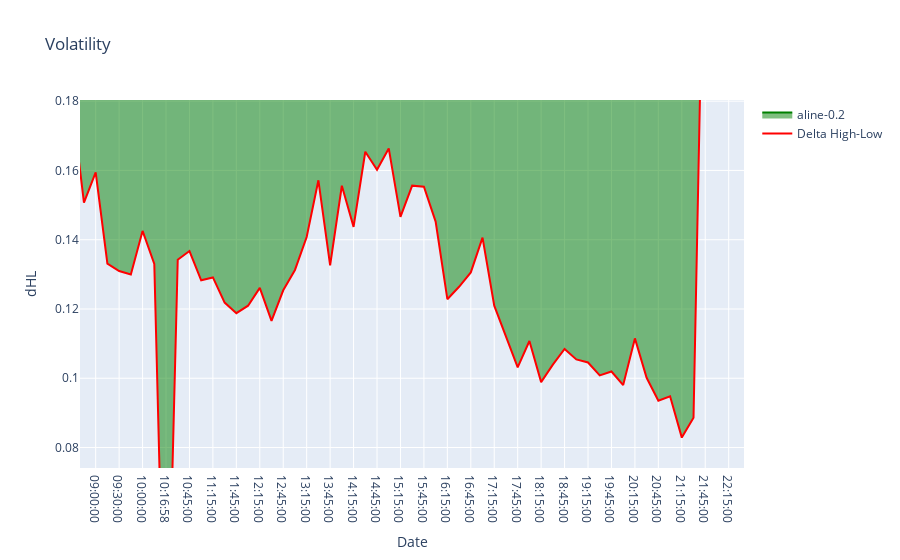

Here is the notebook cell this chart was saved with:
### Markdown cell above
### Graph volatility

### Code cell
# Graph_volatility for formalize strtgy
from plotly.offline import download_plotlyjs, init_notebook_mode, plot, iplot
import plotly
import plotly.graph_objs as go

lm_f = lambda s: [0.2 for _ in range(GT.shape[0])]

init_notebook_mode(connected=True)
# создаем traces для визуализации
trace0 = go.Scatter(
    x=list(GT.index),
    y=list(GT['dHL'].values),
#     mode = 'markers+lines',
    name = 'Delta High-Low',
    line=dict(
                color="Red",
                width=2,
#                 dash="dashdot",
            ),
#     fill = 'toself',
    
)

trace1 = go.Scatter(
    x=list(GT.index),
    y=list(lm_f(777)),
#     mode = 'markers+lines',
    name = 'aline-0.2',
    line=dict(
                color="Green",
                width=2,
#                 dash="dashdot",
            ),
#     fill = 'toself',
    fill='tonexty',
)

# trace2 = go.Scatter(
#     x=list(pd.DataFrame(pred.predicted_mean).index),
#     y=list(pd.DataFrame(pred.predicted_mean)[0]),
# #     mode = 'markers+lines',
#     name = 'F_High',
#     line=dict(
#                 color="#a76bcf",
#                 width=2,
# #                 dash="dashdot",
#             ),
# #     fillcolor="LightSalmon",
# #     fill = 'toself',
# #     fill='tozeroy',
#     fill='tonexty',
# )

data = [trace0, trace1]
layout = {'title': 'Volatility', 'xaxis': {'title': 'Date'}, 'yaxis': {'title': 'dHL'}}

# создаем объект Figure и визуализируем его
fig = go.Figure(data=data, layout=layout)
# iplot(fig, show_link=False)
iplot(fig)

### Figure 1 — Plotly figure (JSON) as saved in the notebook; plotly's stock layout.template omitted (floating-point values rounded to 4 significant figures)
{"data": [{"line": {"color": "Red", "width": 2}, "name": "Delta High-Low", "type": "scatter", "x": ["00:00:00", "00:15:00", "00:30:00", "00:45:00", "01:00:00", "01:15:00", "01:30:00", "01:45:00", "02:00:00", "02:15:00", "02:30:00", "02:45:00", "03:00:00", "03:15:00", "03:30:00", "03:45:00", "04:00:00", "04:15:00", "04:30:00", "04:45:00", "05:00:00", "05:15:00", "05:30:00", "05:45:00", "06:00:00", "06:15:00", "06:30:00", "06:45:00", "07:00:00", "07:15:00", "07:30:00", "07:45:00", "08:00:00", "08:15:00", "08:30:00", "08:45:00", "09:00:00", "09:15:00", "09:30:00", "09:45:00", "10:00:00", "10:15:00", "10:16:58", "10:30:00", "10:45:00", "11:00:00", "11:15:00", "11:30:00", "11:45:00", "12:00:00", "12:15:00", "12:30:00", "12:45:00", "13:00:00", "13:15:00", "13:30:00", "13:45:00", "14:00:00", "14:15:00", "14:30:00", "14:45:00", "15:00:00", "15:15:00", "15:30:00", "15:45:00", "16:00:00", "16:15:00", "16:30:00", "16:45:00", "17:00:00", "17:15:00", "17:30:00", "17:45:00", "18:00:00", "18:15:00", "18:30:00", "18:45:00", "19:00:00", "19:15:00", "19:30:00", "19:45:00", "20:00:00", "20:15:00", "20:30:00", "20:45:00", "21:00:00", "21:15:00", "21:30:00", "21:45:00", "22:00:00", "22:15:00", "22:30:00", "22:45:00", "23:00:00", "23:15:00", "23:30:00", "23:45:00"], "y": [0.1825, 0.1707, 0.1752, 0.1938, 0.217, 0.1988, 0.1823, 0.1967, 0.2003, 0.1715, 0.1891, 0.1893, 0.1801, 0.1643, 0.1701, 0.1825, 0.1914, 0.1873, 0.1826, 0.176, 0.1816, 0.1861, 0.1846, 0.1929, 0.2167, 0.1913, 0.1762, 0.1748, 0.175, 0.1574, 0.1612, 0.1461, 0.2769, 0.1829, 0.1787, 0.1507, 0.1595, 0.1331, 0.131, 0.1299, 0.1425, 0.133, 0, 0.1342, 0.1367, 0.1283, 0.1291, 0.1218, 0.1188, 0.121, 0.1261, 0.1166, 0.1254, 0.1313, 0.1408, 0.1572, 0.1326, 0.1556, 0.1437, 0.1654, 0.1602, 0.1664, 0.1466, 0.1556, 0.1553, 0.1452, 0.1228, 0.1264, 0.1306, 0.1406, 0.1209, 0.112, 0.1031, 0.1108, 0.09889, 0.1039, 0.1084, 0.1054, 0.1046, 0.1008, 0.1019, 0.09802, 0.1115, 0.1001, 0.09351, 0.09478, 0.08286, 0.08862, 0.2568, 0.262, 0.1999, 0.1857, 0.1722, 0.2355, 0.2059, 0.1728, 0.1609]}, {"fill": "tonexty", "line": {"color": "Green", "width": 2}, "name": "aline-0.2", "type": "scatter", "x": ["00:00:00", "00:15:00", "00:30:00", "00:45:00", "01:00:00", "01:15:00", "01:30:00", "01:45:00", "02:00:00", "02:15:00", "02:30:00", "02:45:00", "03:00:00", "03:15:00", "03:30:00", "03:45:00", "04:00:00", "04:15:00", "04:30:00", "04:45:00", "05:00:00", "05:15:00", "05:30:00", "05:45:00", "06:00:00", "06:15:00", "06:30:00", "06:45:00", "07:00:00", "07:15:00", "07:30:00", "07:45:00", "08:00:00", "08:15:00", "08:30:00", "08:45:00", "09:00:00", "09:15:00", "09:30:00", "09:45:00", "10:00:00", "10:15:00", "10:16:58", "10:30:00", "10:45:00", "11:00:00", "11:15:00", "11:30:00", "11:45:00", "12:00:00", "12:15:00", "12:30:00", "12:45:00", "13:00:00", "13:15:00", "13:30:00", "13:45:00", "14:00:00", "14:15:00", "14:30:00", "14:45:00", "15:00:00", "15:15:00", "15:30:00", "15:45:00", "16:00:00", "16:15:00", "16:30:00", "16:45:00", "17:00:00", "17:15:00", "17:30:00", "17:45:00", "18:00:00", "18:15:00", "18:30:00", "18:45:00", "19:00:00", "19:15:00", "19:30:00", "19:45:00", "20:00:00", "20:15:00", "20:30:00", "20:45:00", "21:00:00", "21:15:00", "21:30:00", "21:45:00", "22:00:00", "22:15:00", "22:30:00", "22:45:00", "23:00:00", "23:15:00", "23:30:00", "23:45:00"], "y": [0.2, 0.2, 0.2, 0.2, 0.2, 0.2, 0.2, 0.2, 0.2, 0.2, 0.2, 0.2, 0.2, 0.2, 0.2, 0.2, 0.2, 0.2, 0.2, 0.2, 0.2, 0.2, 0.2, 0.2, 0.2, 0.2, 0.2, 0.2, 0.2, 0.2, 0.2, 0.2, 0.2, 0.2, 0.2, 0.2, 0.2, 0.2, 0.2, 0.2, 0.2, 0.2, 0.2, 0.2, 0.2, 0.2, 0.2, 0.2, 0.2, 0.2, 0.2, 0.2, 0.2, 0.2, 0.2, 0.2, 0.2, 0.2, 0.2, 0.2, 0.2, 0.2, 0.2, 0.2, 0.2, 0.2, 0.2, 0.2, 0.2, 0.2, 0.2, 0.2, 0.2, 0.2, 0.2, 0.2, 0.2, 0.2, 0.2, 0.2, 0.2, 0.2, 0.2, 0.2, 0.2, 0.2, 0.2, 0.2, 0.2, 0.2, 0.2, 0.2, 0.2, 0.2, 0.2, 0.2, 0.2]}], "layout": {"autosize": true, "hovermode": "x", "title": {"text": "Volatility"}, "xaxis": {"autorange": false, "range": [34.66, 91.31], "title": {"text": "Date"}, "type": "category"}, "yaxis": {"autorange": false, "range": [0.07409, 0.1803], "title": {"text": "dHL"}, "type": "linear"}}}
